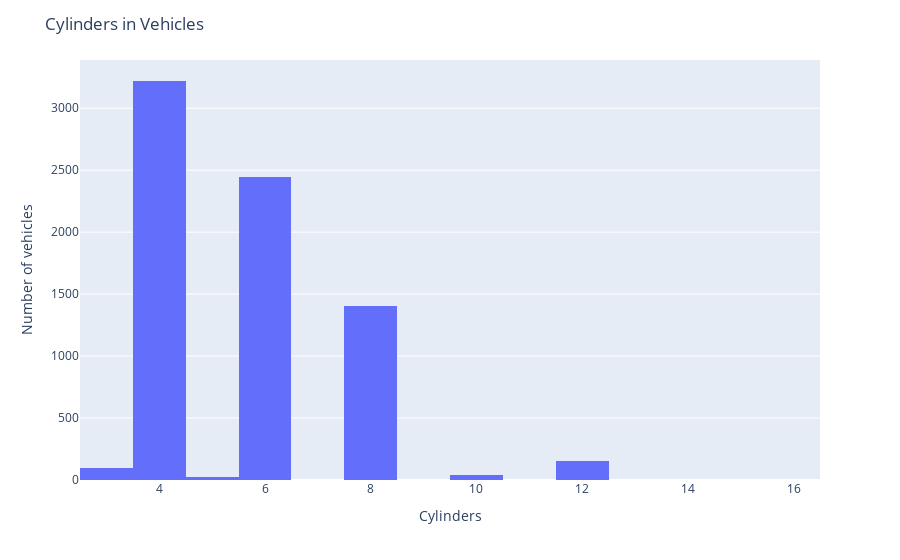

Here is the notebook cell this chart was saved with:
### Code cell
fig = px.histogram(df, x="Cylinders")
fig.update_layout(title_text='Cylinders in Vehicles',xaxis_title="Cylinders",yaxis_title="Number of vehicles " )
fig.show()

### Figure 1 — Plotly figure (JSON) as saved in the notebook; plotly's stock layout.template omitted (floating-point values rounded to 4 significant figures; data arrays with more than 128 entries replaced by an {"elided": "..."} marker saying what was removed)
{"data": [{"alignmentgroup": "True", "bingroup": "x", "hovertemplate": "Cylinders=%{x}<br>count=%{y}<extra></extra>", "legendgroup": "", "marker": {"color": "#636efa", "pattern": {"shape": ""}}, "name": "", "offsetgroup": "", "orientation": "v", "showlegend": false, "type": "histogram", "x": {"elided": "7385 int values"}, "xaxis": "x", "yaxis": "y"}], "layout": {"barmode": "relative", "legend": {"tracegroupgap": 0}, "margin": {"t": 60}, "title": {"text": "Cylinders in Vehicles"}, "xaxis": {"anchor": "y", "domain": [0, 1], "title": {"text": "Cylinders"}}, "yaxis": {"anchor": "x", "domain": [0, 1], "title": {"text": "Number of vehicles "}}}}
